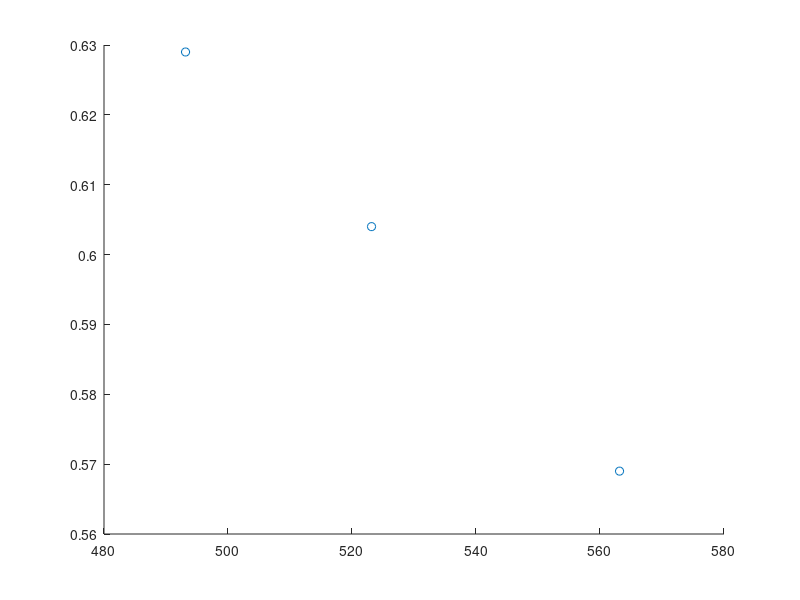

The MATLAB source for this figure: (Note: this script raises an error after producing the figure.)
clear
% These are only the CH2 parameters
% epsilon = [44.645 44.74	45.24	45.66	45.85	46.052	44.685	45.95];
% sigma = [3.992	4.0091	3.957	3.977	3.9303	3.9472	4.0025	3.9385];

% These are only the CH3 parameters with CH2 fixed at optimal
epsilon = [98.085 98.5 98.78 99.05 98.27 98.95 98.38 98.83];
sigma = [3.7582 3.734 3.768 3.751 3.7452 3.758 3.7645 3.743];

MW = 226.4412;

Temp_exp = [493.15 523.15 563.15];
DIPPR_exp = [0.629 0.604 0.569];

hold
scatter(Temp_exp,DIPPR_exp)
hold

Temp_plot = linspace(min(Temp_exp),max(Temp_exp),1000);

alpha = 0.95;

% hold
% scatter(Temp_exp,DIPPR_exp,'k')
% hold

Temp = [510 625];
Temp_sim = Temp;
n_sim = length(Temp_sim);

liq_total = zeros(length(Temp),length(sigma));
vap_total = liq_total;
liq_std_total = liq_total;
vap_std_total = liq_total;

liq_cat = zeros(1,length(sigma));
vap_cat = liq_cat;
Temp_cat = 0;
replicates = 0;

for run = 1:10 % This averages together multiple runs to get the true estimate from GEMC
  
%    All_data = dlmread(['MC_C16_Type_B_' int2str(run) '.txt']); % For the Monte Carlo sampling sets with Type B
   
   All_data = dlmread(['MC_C16_Type_CH2_opt_' int2str(run) '.txt']); % For the Monte Carlo sampling sets with Type B only for CH3, CH2 is at the optimal
   
h = 1;

eps_data = All_data(:,(1+2*length(Temp)*(h-1)):(2*length(Temp)+2*length(Temp)*(h-1)));

[steps, temps] = size(eps_data);

temps = temps/2; % Since we only have half the columns (two per temp since one is liquid and one vapor)

steps = steps/length(sigma);

first_step = 1;
last_step = first_step + steps - 1;

for i = 1:length(sigma) % Cycles through all the different sigmas
    
    % Use this to investigate a single parameter set
     if epsilon(i) == 98.25 && sigma(i) == 3.7525
        
         pause(0)
         
     end
     
           
   for j = 1:temps
       
       swap = 0;
          
        for k = first_step:last_step
            
            dens_1 = eps_data(k,(2*j-1));
            dens_2 = eps_data(k,(2*j));
            
            if dens_1 >= dens_2  % This accounts for the possibility of identity swap between boxes
       
            liq_dens(k,j) = dens_1;
            vap_dens(k,j) = dens_2;
        
            else
                
            liq_dens(k,j) = dens_2;
            vap_dens(k,j) = dens_1;
            swap = k;
                
            end
            
        end
        
        equil_step = first_step + 2;
        
        repeat = true;
               
        while repeat == true
            
            if swap <= (equil_step)
        
                liq_ave(j,i) = mean(liq_dens(equil_step:last_step,j));
                vap_ave(j,i) = mean(vap_dens(equil_step:last_step,j));
        
                liq_std(j,i) = std(liq_dens(equil_step:last_step,j));
                vap_std(j,i) = std(vap_dens(equil_step:last_step,j));
        
        
                if liq_dens(equil_step,j) <= 0.9*liq_ave(j,i) ||  vap_dens(equil_step,j) >= 1.1*vap_ave(j,i)
        
            repeat = true;
            equil_step = equil_step + 1;
            
                else
            
            repeat = false;
        
                end
        
            else
                
                liq_swap = liq_dens(equil_step:swap-1,j);
                liq_swap = [liq_swap, liq_dens(swap+1:last_step,j)];
                vap_swap = vap_dens(equil_step:swap-1,j);
                vap_swap = [vap_swap, vap_dens(swap+1:last_step,j)];
                
                liq_ave(j,i) = mean(liq_swap);
                vap_ave(j,i) = mean(vap_swap);
        
                liq_std(j,i) = std(liq_swap);
                vap_std(j,i) = std(vap_swap);
        
        
                if liq_dens(equil_step,j) <= 0.9*liq_ave(j,i) ||  vap_dens(equil_step,j) >= 1.1*vap_ave(j,i)
        
            repeat = true;
            equil_step = equil_step + 1;
            
                else
            
            repeat = false;
        
                end
                
                
                
            end
        
        end
            
            
   end
    
   first_step = first_step + steps;
   last_step = first_step + steps - 1;
         
end     

% This is where I need to sum up the averages of replicates

liq_total = liq_total + liq_ave;
vap_total = vap_total + vap_ave;

liq_std_total = liq_std_total + liq_std;
vap_std_total = vap_std_total + vap_std;

liq_cat = [liq_cat; liq_ave];
vap_cat = [vap_cat; vap_ave];
Temp_cat = [Temp_cat, Temp];

replicates = replicates + 1;

end

% This just takes the average of the replicates
liq_ave_ave = liq_total / replicates;
vap_ave_ave = vap_total / replicates;

liq_std_ave = liq_std_total / replicates;
vap_std_ave = liq_std_total / replicates;

% This concatenates the replicates
liq_ave = liq_cat(2:end,:,:);
vap_ave = vap_cat(2:end,:,:);
Temp = Temp_cat(2:end);

% This shows the relationship between sigma, epsilon and rho_L
% 
% for j = 1:length(Temp_sim)
%     
%     X = ones(length(sigma),1);
%     X = [X, sigma'];
%     
% % figure
% 
% for h = 1:length(epsilon) % Span the different epsilons
%     
%     Y = liq_ave_ave(j,h,:);
%     Y = permute(Y,[3 2 1]);
%     
%     b_fit = (X'*X)\(X'*Y);
%     
%     Y_fit = X*b_fit;
%     
%     Y_sigma(j,h,:) = Y_fit;
%     
% %     hold
% %     scatter(sigma,Y)
% %     plot(sigma,Y_fit)
% %     title(Temp_sim(j))
% %     hold
%     
% end
% 
%     X = ones(length(epsilon),1);
%     X = [X, epsilon'];
%     
% % figure
% 
% for i = 1:length(sigma)
%     
%     Y = liq_ave_ave(j,:,i);
%     Y = permute(Y,[2 3 1]);
%     
%     Y_sig = Y_sigma(j,:,i);
%     Y_sig = permute(Y_sig,[2 3 1]);
%     
%     b_fit = (X'*X)\(X'*Y);
%     b_eps_sig = (X'*X)\(X'*Y_sig);
%     
%     Y_fit = X*b_fit;
%     Y_eps_sig = X*b_eps_sig;
%     
%     Y_epsilon(j,:,i) = Y_fit;
%     Y_epsilon_sigma(j,:,i) = Y_eps_sig;
%     
% %     hold
% %     scatter(epsilon,Y,'b')
% %     scatter(epsilon,Y_sig,'g')
% %     plot(epsilon,Y_fit,'b')
% %     plot(epsilon,Y_eps_sig,'g')
% %     title(Temp_sim(j))
% %     hold
%     
% end
% 
% end

% global_minimum_ethane % If you want to do an advanced smoothing approach to find the true minimum and parameter confidence region, do this one

% reduced_ethane

valid = ones(length(sigma),length(Temp));
valid95 = ones(length(sigma));

beta = 0.32;
       
for i = 1:length(sigma) % Cycles through all the different sigmas
       
       % Use this to investigate a single parameter set
     if epsilon(i) == 98.54353 && sigma(i) == 3.749086
        
         pause(0)
                 
     end
%      
%      for j = 1:length(Temp_sim)
%    
%          for k = 1:replicates
%              
%             liq_sim(k) = liq_ave(j + (k-1)*n_sim,i);
%         
%          end
%          
%             std_sim(j,i) = std(liq_sim);
%             error_95_sim(j,i) =  2.22814 * std_sim(j,i) / sqrt(replicates);
%             per_error_95_sim(j,i) = error_95_sim(j,i) ./ liq_ave(j,i)' * 100;
% 
%      end
 
   [TC(i), rhoc(i), A, b] = towhee_error_model(Temp,vap_ave(:,i)',liq_ave(:,i)',beta); % This uses my error model

   [rhoc_fit, TC_fit, A, b] = weighted_fit_rho_L(Temp,liq_ave(:,i)',rhoc(i),TC(i),A,b,beta); % This fits the rho_L data with the weighting model
   
%    liq_hat(:,i) = rhoc_fit(i) + A.*(TC_fit(i)-Temp) + b.*(TC_fit(i)-Temp).^(beta);
%    
%    PC(i) = PC_from_Rackett_alt(TC(i),rhoc(i),liq_hat(1,i)',Temp(1)/TC(i),MW);

    liq_hat = rhoc_fit + A.*(TC_fit-Temp(1)) + b.*(TC_fit-Temp(1)).^(beta);
   
   PC(i) = PC_from_Rackett_alt(TC(i),rhoc(i),liq_hat,Temp(1)/TC(i),MW);
      
end

ZC = PC * MW ./ rhoc ./ TC ./ 8.314472;

for k = 1:length(Temp_sim)
    
    [rhoL_counts(k,:), rhoL_centers(k,:)] = hist(liq_ave_ave(k,:),50);

    [rhoL_lo_rig(k), rhoL_hi_rig(k)] = integrate_histogram(rhoL_counts(k,:),rhoL_centers(k,:),alpha);

    rhoL_uncertainty(k) = (rhoL_hi_rig(k) - rhoL_lo_rig(k)) / (rhoL_hi_rig(k) + rhoL_lo_rig(k)) * 100;

end

for k = 1:length(Temp_sim)
    
    [rhov_counts(k,:), rhov_centers(k,:)] = hist(vap_ave_ave(k,:),50);

    [rhov_lo_rig(k), rhov_hi_rig(k)] = integrate_histogram(rhov_counts(k,:),rhov_centers(k,:),alpha);

    rhov_uncertainty(k) = (rhov_hi_rig(k) - rhov_lo_rig(k)) / (rhov_hi_rig(k) + rhov_lo_rig(k)) * 100;

end

figure

for k =1:length(Temp_sim)
    
    subplot(2,2,k)
    hist(liq_ave_ave(k,:),50)

end


[TC_counts,TC_centers] = hist(TC,20);

[TC_lo_rig,TC_hi_rig] = integrate_histogram(TC_counts,TC_centers,alpha);

TC_uncertainty = (TC_hi_rig - TC_lo_rig) / (TC_hi_rig + TC_lo_rig) * 100;

figure
hist(TC,20)

[rhoc_counts,rhoc_centers] = hist(rhoc,20);

[rhoc_lo_rig,rhoc_hi_rig] = integrate_histogram(rhoc_counts,rhoc_centers,alpha);

rhoc_uncertainty = (rhoc_hi_rig - rhoc_lo_rig) / (rhoc_hi_rig + rhoc_lo_rig) * 100;

figure
hist(rhoc,20)

[PC_counts,PC_centers] = hist(PC,20);

[PC_lo_rig,PC_hi_rig] = integrate_histogram(PC_counts,PC_centers,alpha);

PC_uncertainty = (PC_hi_rig - PC_lo_rig) / (PC_hi_rig + PC_lo_rig) * 100;

figure
hist(PC,20)

[ZC_counts,ZC_centers] = hist(ZC,20);

[ZC_lo_rig,ZC_hi_rig] = integrate_histogram(ZC_counts,ZC_centers,alpha);

ZC_uncertainty = (ZC_hi_rig - ZC_lo_rig) / (ZC_hi_rig + ZC_lo_rig) * 100;

figure
hist(ZC,20)

TC_centers(1)
(TC_centers(20)-TC_centers(1))/20
rhoc_centers(1)
(rhoc_centers(20)-rhoc_centers(1))/20
PC_centers(1)
(PC_centers(20)-PC_centers(1))/20
ZC_centers(1)
(ZC_centers(20)-ZC_centers(1))/20

criticals=[TC',rhoc',PC',ZC'];